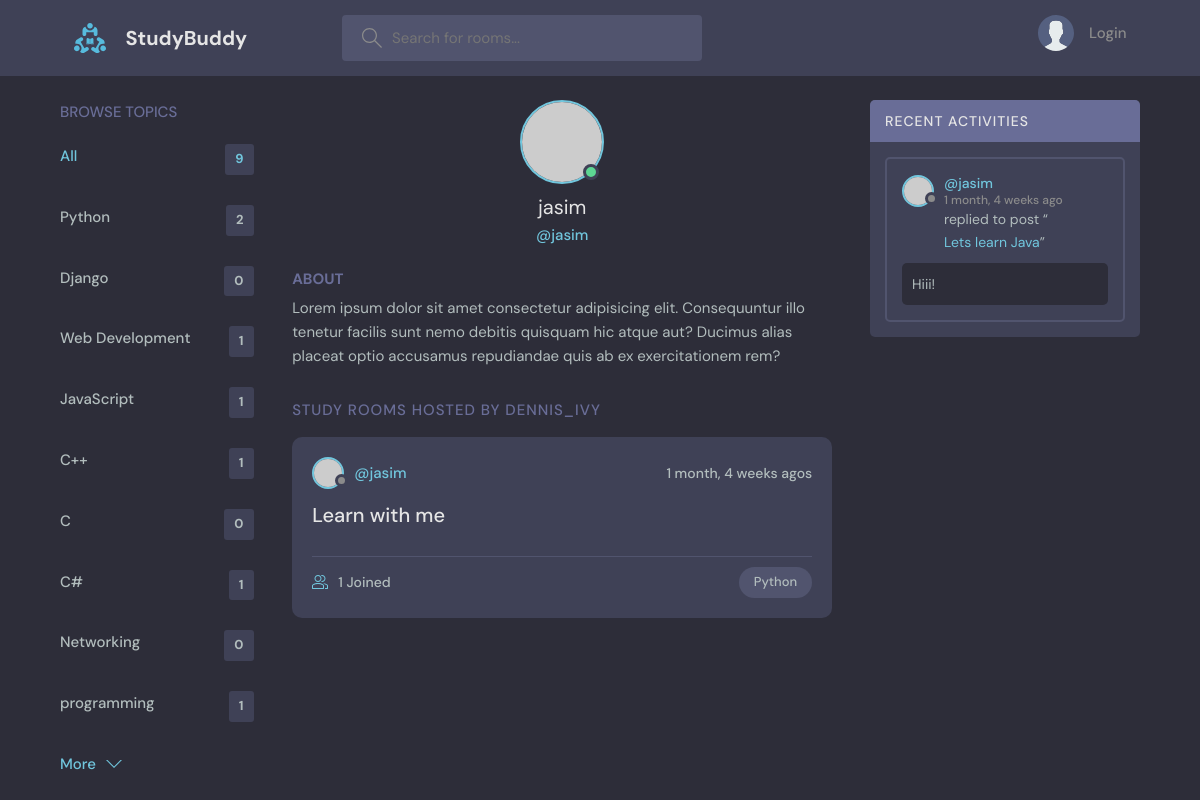
The page /profile/2 on the database its author committed.
### base/models.py (models this page shows, shortened)
class Topic(models.Model):
    name = models.CharField(max_length=100)

class Room(models.Model):
    host =  models.ForeignKey(User, on_delete=models.SET_NULL, null = True)
    topic =  models.ForeignKey(Topic, on_delete=models.SET_NULL, null = True)
    name = models.CharField(max_length=100)
    description = models.TextField(null=True, blank=True)
    participants = models.ManyToManyField(
        User, related_name='participants', blank=True
    )
    updated = models.DateTimeField(auto_now=True)
    created = models.DateTimeField(auto_now_add=True)
    class Meta:
        ordering = ['-updated', '-created']
    def __str__(self):
        return self.name

class Message(models.Model):
    user = models.ForeignKey(User, on_delete=models.CASCADE)
    room = models.ForeignKey(Room, on_delete=models.CASCADE)
    body = models.TextField()
    updated = models.DateTimeField(auto_now=True)
    created = models.DateTimeField(auto_now_add=True)
    class Meta:
        ordering = ['-updated', '-created']

### base/views.py (the view)
# urls.py: path('profile/<str:pk>', views.userProfile, name='user-profile'),
def userProfile(request, pk):
    user = User.objects.get(id=pk)
    rooms = user.room_set.all()
    room_messages = user.message_set.all()
    topics = Topic.objects.all()
    context = {'user': user, 'rooms':rooms, 'room_messages':room_messages, 'topics':topics}
    return render(request, 'base/profile.html', context)

### base/templates/base/profile.html (shortened to what this page needs)
{% extends 'main.html' %}
{% block content %}
  <main class="profile-page layout layout--3">
    <div class="container">
      {% include 'base/topics_component.html' %}
      <div class="roomList">
        <div class="profile">
          <div class="profile__avatar">
            <div class="avatar avatar--large active">
              <img src="https://randomuser.me/api/portraits/men/11.jpg" />
            </div>
          </div>
          <div class="profile__info">
            <h3>{{user.username}}</h3>
            <p>@{{user.username}}</p>
          </div>
          <div class="profile__about">
            <h3>About</h3>
            <p>
              Lorem ipsum dolor sit amet consectetur adipisicing elit. Consequuntur illo tenetur
              facilis sunt nemo debitis quisquam hic atque aut? Ducimus alias placeat optio
              accusamus repudiandae quis ab ex exercitationem rem?
            </p>
          </div>
        </div>
        <div class="roomList__header">
          <div>
            <h2>Study Rooms Hosted by dennis_ivy</a>
            </h2>
          </div>
        </div>
        {% include 'base/feed_component.html' %}
      </div>
      {% include 'base/activity_component.html' %}
    </div>
  </main>
{% endblock content %}

### base/templates/base/topics_component.html
<div class="topics">
    <div class="topics__header">
      <h2>Browse Topics</h2>
    </div>
    <ul class="topics__list">
      <li>
        <a href="{% url 'Home' %}" class="active">All <span>{{topics.count}}</span></a>
      </li>
      {% for topic in topics %}
      <li>
        <a href="{% url 'Home' %}?q={{topic.name}}">{{topic.name}} <span>{{topic.room_set.all.count}}</span></a>
      </li>
      {% endfor %}
    <a class="btn btn--link" href="topics.html">
      More
      <svg version="1.1" xmlns="http://www.w3.org/2000/svg" width="32" height="32" viewBox="0 0 32 32">
        <title>chevron-down</title>
        <path d="M16 21l-13-13h-3l16 16 16-16h-3l-13 13z"></path>
      </svg>
    </a>
  </div>

### base/templates/base/feed_component.html (shortened to what this page needs)
{% for room in rooms %}
<div class="roomListRoom">
    <div class="roomListRoom__header">
      <a href="{% url 'user-profile' room.host.id %}" class="roomListRoom__author">
        <div class="avatar avatar--small">
          <img src="https://randomuser.me/api/portraits/women/11.jpg" />
        </div>
        <span>@{{room.host.username}}</span>
      </a>
      <div class="roomListRoom__actions">
        <span>{{room.created|timesince}} agos</span>
      </div>
    </div>
    <div class="roomListRoom__content">
      <a href="{% url 'Room' room.id  %}">{{room.name}}</a>
    </div>
    <div class="roomListRoom__meta">
      <a href="{% url 'Room' room.id  %}" class="roomListRoom__joined">
        {{room.participants.all.count}} Joined
      </a>
      <p class="roomListRoom__topic">{{room.topic.name}}</p>
    </div>
  </div>
{% endfor %}

### base/templates/base/activity_component.html (shortened to what this page needs)
<div class="activities">
    <div class="activities__header">
      <h2>Recent Activities</h2>
    </div>
    {% for message in room_messages %}
        <div class="activities__box">
        <div class="activities__boxHeader roomListRoom__header">
            <a href="{% url 'user-profile' message.user.id %}" class="roomListRoom__author">
            <div class="avatar avatar--small">
                <img src="https://randomuser.me/api/portraits/women/11.jpg" />
            </div>
            <p>
                @{{message.user}}
                <span>{{message.created|timesince}} ago</span>
            </p>
            </a>
        </div>
        <div class="activities__boxContent">
            <p>replied to post “<a href="{% url 'Room' message.room.id %}">{{message.room}}</a>”</p>
            <div class="activities__boxRoomContent">
                {{message.body}}
            </div>
        </div>
        </div>
    {% endfor %}
  </div>

### rows shown on the page
Topic: name "Python", room_set.all.count "2"
Topic: name "Django", room_set.all.count "0"
Topic: name "Web Development", room_set.all.count "1"
Topic: name "JavaScript", room_set.all.count "1"
Topic: name "C++", room_set.all.count "1"
Topic: name "C", room_set.all.count "0"
Topic: name "C#", room_set.all.count "1"
Topic: name "Networking", room_set.all.count "0"
Topic: name "programming", room_set.all.count "1"
Room: host.username "jasim", created "1 month, 4 weeks", name "Learn with me", participants.all.count "1", topic.name "Python"
Message: user "jasim", created "1 month, 4 weeks", room "Lets learn Java", body "Hiii!"

### other values the page prints
{{ topics.count }} "9"
{{ user.username }} "jasim"
